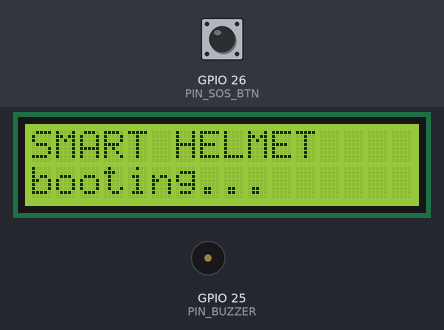
Recording of a sketch running on a simulated ESP32. On the bench: 16×2 character LCD, buzzer (waves = sounding). The test bench sets the inputs (shaded band); at power-on: GPIO 26 (PIN_SOS_BTN) HIGH. WiFi joins after 1.5 s; servers stay silent unless stated; the local clock reads 2024-03-15 10:24:30 at power-on unless the sketch sets it; what the sketch prints to the serial monitor is not drawn.

Above: at 0.4 s.
At 5.6 s:
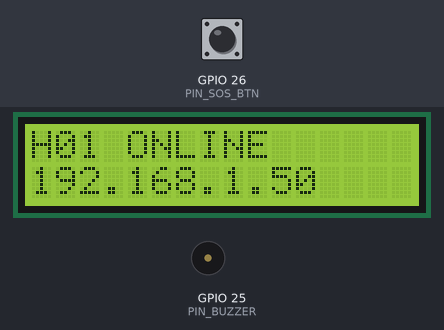
5.7 s: GPIO 26 (PIN_SOS_BTN) pulled LOW for 0.15 s
At 5.87 s:
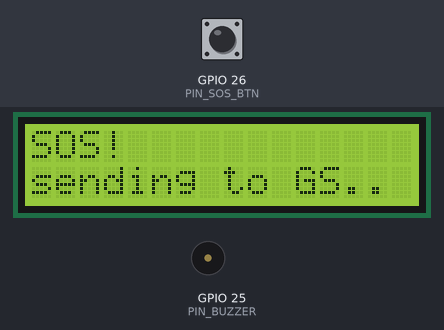
At 8.9 s:
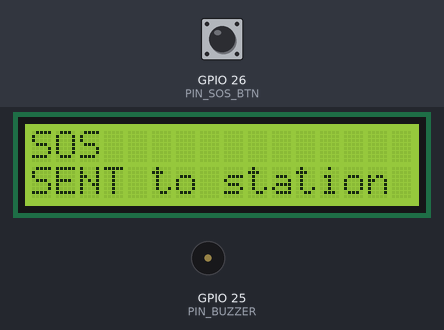
Timing chart, 0 to 10.4 s (numbered marks = the images above; inputs shaded):
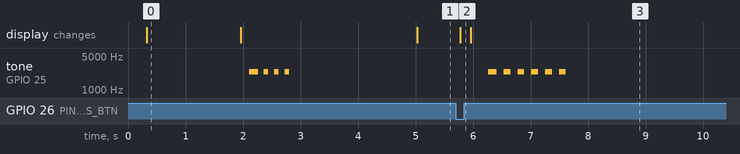

The sketch:

helmet-esp32.ino
```cpp
/*
 * SIH 2026 — Smart Helmet · Main ESP32 firmware
 * SOS button -> Firebase -> Ground Station
 * Firebase message -> LCD (16x2, auto-scroll) + buzzer
 */
#include <Arduino.h>
#include <Wire.h>

#include "config.h"
#include "wifi_manager.h"
#include "firebase_service.h"
#include "lcd_manager.h"
#include "buzzer_manager.h"
#include "button_manager.h"
#include "event_manager.h"

static unsigned long lastStatusRefresh = 0;

static String shortId() {
  String s = HELMET_ID;
  s.replace("HELMET_", "H");
  return s;
}

void setup() {
  Serial.begin(115200);
  delay(200);

  Wire.begin(LCD_SDA, LCD_SCL);
  LCDManager::begin();
  Buzzer::begin();
  Button::begin();
  EventManager::begin();

  LCDManager::showStatus("SMART HELMET", "booting...");
  Serial.println();
  Serial.println("[HELMET] booting");

  WiFiManager::connect(WIFI_SSID, WIFI_PASSWORD);

  if (WiFiManager::isConnected()) {
    LCDManager::showStatus("WIFI OK", WiFiManager::ip());
    FirebaseService::begin();
    FirebaseService::setOnline(true);
    EventManager::push("helmet_online", String(HELMET_ID) + " powered on");
    Buzzer::beep(2, 80, 100);
  } else {
    LCDManager::showStatus("WIFI FAIL", "check creds");
  }
}

void loop() {
  WiFiManager::maintain();
  FirebaseService::maintain();
  Buzzer::maintain();
  LCDManager::maintain();
  EventManager::maintain();

  // retry Firebase until ready
  if (WiFiManager::isConnected() && !FirebaseService::isReady()) {
    static unsigned long lastRetry = 0;
    if (millis() - lastRetry > 15000) {
      lastRetry = millis();
      FirebaseService::begin();
    }
  }

  // physical SOS button
  if (Button::pressed()) {
    Serial.println("[SOS] button pressed");
    Buzzer::beep(3, 120, 120);
    LCDManager::showMessage("SOS!", "sending to GS..");
    bool ok = FirebaseService::sendSos();
    if (ok) {
      EventManager::push("sos_triggered", String(HELMET_ID) + " SOS button pressed");
      LCDManager::showMessage("SOS", "SENT to station");
    } else {
      LCDManager::showMessage("SOS", "SEND FAILED");
    }
    delay(300);  // brief lockout
  }

  // Ground Station messages -> LCD + buzzer
  String msg;
  if (FirebaseService::popMessage(msg)) {
    Serial.println("[MSG] " + msg);
    Buzzer::beep(2, 100, 100);
    LCDManager::showMessage("GS MESSAGE", msg);
    EventManager::push("message_received", "Displayed GS message on LCD");
  }

  // idle status screen refresh
  if (millis() - lastStatusRefresh > 5000) {
    lastStatusRefresh = millis();
    if (!LCDManager::isShowingMessage()) {
      String l1 = shortId() + " " + (WiFiManager::isConnected() ? "ONLINE" : "OFFLINE");
      String l2 = WiFiManager::isConnected() ? WiFiManager::ip() : String("no wifi");
      LCDManager::showStatus(l1, l2);
    }
  }
}
```

button_manager.cpp
```cpp
#include "button_manager.h"
#include <Arduino.h>
#include "config.h"

namespace {
  bool lastStable = HIGH;
  bool lastRead = HIGH;
  unsigned long lastChange = 0;
}

void Button::begin() {
  pinMode(PIN_SOS_BTN, BTN_ACTIVE_LOW ? INPUT_PULLUP : INPUT);
  lastStable = digitalRead(PIN_SOS_BTN);
  lastRead = lastStable;
}

bool Button::pressed() {
  bool r = digitalRead(PIN_SOS_BTN);
  unsigned long now = millis();
  if (r != lastRead) {
    lastRead = r;
    lastChange = now;
  }
  if (now - lastChange > SOS_DEBOUNCE_MS && r != lastStable) {
    lastStable = r;
    bool active = BTN_ACTIVE_LOW ? (r == LOW) : (r == HIGH);
    if (active) return true;
  }
  return false;
}
```

button_manager.h
```cpp
#pragma once
#include <Arduino.h>

namespace Button {
  void begin();
  bool pressed();  // true exactly once per physical press (debounced)
}
```

buzzer_manager.cpp
```cpp
#include "buzzer_manager.h"
#include <Arduino.h>
#include "config.h"

namespace {
  const int FREQ = 2400;
  bool beeping = false;
  int remain = 0;
  bool toneOn = false;
  unsigned long nextFlip = 0;
  int onMs = 100, offMs = 100;

#if defined(ESP_ARDUINO_VERSION_MAJOR) && ESP_ARDUINO_VERSION_MAJOR >= 3
  inline void toneStart() { ledcWriteTone(PIN_BUZZER, FREQ); }
  inline void toneStop()  { ledcWriteTone(PIN_BUZZER, 0); }
#else
  inline void toneStart() { ledcWriteTone(0, FREQ); }
  inline void toneStop()  { ledcWriteTone(0, 0); }
#endif
}

void Buzzer::begin() {
#if defined(ESP_ARDUINO_VERSION_MAJOR) && ESP_ARDUINO_VERSION_MAJOR >= 3
  ledcAttach(PIN_BUZZER, FREQ, 8);   // core 3.x API
#else
  ledcSetup(0, FREQ, 8);             // core 2.x API
  ledcAttachPin(PIN_BUZZER, 0);
#endif
  toneStop();
}

void Buzzer::beep(int times, int onMs_, int offMs_) {
  remain = times * 2;   // on + off per beep
  onMs = onMs_;
  offMs = offMs_;
  beeping = true;
  toneOn = false;
  nextFlip = 0;
}

void Buzzer::maintain() {
  if (!beeping) return;
  unsigned long now = millis();
  if (nextFlip == 0) nextFlip = now;
  if (now < nextFlip) return;

  if (toneOn) {
    toneStop();
    toneOn = false;
    remain--;
    nextFlip = now + offMs;
  } else if (remain > 0) {
    toneStart();
    toneOn = true;
    nextFlip = now + onMs;
  } else {
    beeping = false;
  }
}
```

buzzer_manager.h
```cpp
#pragma once
#include <Arduino.h>

namespace Buzzer {
  void begin();
  void beep(int times, int onMs, int offMs); // non-blocking pattern
  void maintain();                           // call every loop
}
```

event_manager.cpp
```cpp
#include "event_manager.h"
#include "firebase_service.h"

namespace {
  struct Ev { String type; String msg; };
  const int N = 8;
  Ev buf[N];
  int head = 0, tail = 0;
  unsigned long lastFlush = 0;
}

void EventManager::begin() {}

void EventManager::push(const String& type, const String& msg) {
  int next = (head + 1) % N;
  if (next == tail) return;  // full - drop
  buf[head] = { type, msg };
  head = next;
}

void EventManager::maintain() {
  if (tail == head) return;
  if (millis() - lastFlush < 1500) return;   // rate-limit DB writes
  if (!FirebaseService::isReady()) return;
  lastFlush = millis();
  FirebaseService::pushEvent(buf[tail].type, buf[tail].msg);
  tail = (tail + 1) % N;
}
```

event_manager.h
```cpp
#pragma once
#include <Arduino.h>

namespace EventManager {
  void begin();
  void push(const String& type, const String& msg); // queued, flushed to Firebase
  void maintain();                                   // call every loop
}
```

firebase_service.cpp
```cpp
#include "firebase_service.h"

#include <WiFi.h>
#include <time.h>
#include <Firebase_ESP_Client.h>

#include "config.h"

namespace {

  FirebaseData fbio;       // writes
  FirebaseData fbstream;   // message stream
  FirebaseAuth auth;
  FirebaseConfig cfg;

  bool started = false;
  bool streamUp = false;
  unsigned long lastHeartbeat = 0;
  unsigned long lastStreamAttempt = 0;
  long lastMsgTs = -1;

  const int QSIZE = 4;
  String msgQ[QSIZE];
  int qHead = 0, qTail = 0;

  long epochNow() {
    time_t t = time(nullptr);
    return (t > 1600000000) ? (long)t : 0;
  }

  void enqueueMessage(const String& text) {
    int next = (qHead + 1) % QSIZE;
    if (next == qTail) return;  // full - drop
    msgQ[qHead] = text;
    qHead = next;
  }

  void streamCallback(FirebaseStream data) {
    if (data.dataType() != "json" && data.dataType() != "object") return;
    FirebaseJson json = data.to<FirebaseJson>();
    FirebaseJsonData res;
    long ts = -1;
    String text;
    if (json.get(res, "timestamp")) ts = (long)res.intValue;
    if (json.get(res, "text")) text = res.stringValue;
    if (text.length() == 0) return;
    if (ts >= 0 && ts == lastMsgTs) return;  // duplicate guard
    lastMsgTs = ts;
    enqueueMessage(text);
    Serial.println("[FB] GS message queued");
  }

  void streamTimeout(bool timeout) {
    if (timeout) Serial.println("[FB] stream timeout");
  }

}  // namespace

void FirebaseService::begin() {
  if (started) return;
  if (WiFi.status() != WL_CONNECTED) return;

  cfg.database_url = FIREBASE_DATABASE_URL;
  cfg.signer.tokens.legacy_token = FIREBASE_API_KEY;

  Firebase.begin(&cfg, &auth);
  Firebase.reconnectWiFi(true);

  fbio.setResponseSize(2048);
  fbstream.setBSSLBufferSize(2048, 1024);
  fbstream.setResponseSize(2048);

  configTime(0, 0, "pool.ntp.org");
  started = true;
  Serial.println("[FB] begin done");
}

bool FirebaseService::isReady() {
  return started && Firebase.ready() && WiFi.status() == WL_CONNECTED;
}

void FirebaseService::maintain() {
  if (!started || WiFi.status() != WL_CONNECTED) {
    streamUp = false;
    return;
  }

  if (!streamUp && millis() - lastStreamAttempt > 5000) {
    lastStreamAttempt = millis();
    if (Firebase.beginStream(fbstream, FIREBASE_PATH_MESSAGES)) {
      fbstream.setStreamCallback(streamCallback, streamTimeout);
      streamUp = true;
      Serial.println("[FB] message stream started");
    }
  }

  if (streamUp && !fbstream.httpConnected()) {
    streamUp = false;  // dropped - retry on next window
  }

  if (millis() - lastHeartbeat > 30000) {
    lastHeartbeat = millis();
    FirebaseService::setOnline(true);
  }
}

bool FirebaseService::setOnline(bool online) {
  if (!isReady()) return false;
  FirebaseJson j;
  j.set("id", HELMET_ID);
  j.set("name", HELMET_NAME);
  j.set("status", online ? "online" : "offline");
  long ts = epochNow();
  if (ts > 0) j.set("lastSeen", (int)ts);
#if BATTERY_ENABLED
  int raw = analogRead(PIN_BATTERY);
  float volts = raw * 3.3f / 4095.0f * BATTERY_DIVIDER;
  j.set("battery", (int)(volts / BATTERY_MAX_V * 100.0f));
#endif
  return Firebase.updateNodeAsync(fbio, FIREBASE_PATH_HELMET, j);
}

bool FirebaseService::sendSos() {
  if (!isReady()) return false;
  FirebaseJson j;
  j.set("helmetId", HELMET_ID);
  j.set("type", "SOS");
  long ts = epochNow();
  j.set("timestamp", ts > 0 ? (int)ts : (int)(millis() / 1000));
  j.set("status", "active");
  j.set("acknowledged", false);
  bool ok = Firebase.pushAsync(fbio, FIREBASE_PATH_ALERTS, j);
  Serial.println(ok ? "[FB] SOS pushed" : "[FB] SOS push FAILED");
  return ok;
}

bool FirebaseService::pushEvent(const String& type, const String& message) {
  if (!isReady()) return false;
  FirebaseJson j;
  j.set("helmetId", HELMET_ID);
  j.set("type", type);
  j.set("message", message);
  long ts = epochNow();
  j.set("timestamp", ts > 0 ? (int)ts : (int)(millis() / 1000));
  return Firebase.pushAsync(fbio, FIREBASE_PATH_EVENTS, j);
}

bool FirebaseService::popMessage(String& out) {
  if (qTail == qHead) return false;
  out = msgQ[qTail];
  msgQ[qTail] = "";
  qTail = (qTail + 1) % QSIZE;
  return true;
}
```

firebase_service.h
```cpp
#pragma once
#include <Arduino.h>

namespace FirebaseService {
  void begin();                       // call after Wi-Fi is up; safe to re-call
  bool isReady();
  void maintain();                    // call every loop: stream + heartbeat
  bool setOnline(bool online);        // helmets/{id} heartbeat
  bool sendSos();                     // push to alerts/
  bool pushEvent(const String& type, const String& message);
  bool popMessage(String& out);       // true when a GS message is queued
}
```

wifi_manager.cpp
```cpp
#include "wifi_manager.h"
#include <WiFi.h>

namespace {
  unsigned long lastAttempt = 0;
}

void WiFiManager::connect(const char* ssid, const char* pass) {
  WiFi.mode(WIFI_STA);
  WiFi.setAutoReconnect(true);
  WiFi.begin(ssid, pass);
  Serial.printf("[WIFI] connecting to %s", ssid);
  unsigned long start = millis();
  while (WiFi.status() != WL_CONNECTED && millis() - start < 20000) {
    delay(400);
    Serial.print('.');
  }
  Serial.println();
  if (WiFi.status() == WL_CONNECTED) {
    Serial.printf("[WIFI] connected - IP: %s - RSSI: %d\n",
                  WiFi.localIP().toString().c_str(), WiFi.RSSI());
  } else {
    Serial.println("[WIFI] not connected yet (will keep retrying)");
  }
  lastAttempt = millis();
}

bool WiFiManager::isConnected() { return WiFi.status() == WL_CONNECTED; }

void WiFiManager::maintain() {
  if (!isConnected() && millis() - lastAttempt > 10000) {
    lastAttempt = millis();
    Serial.println("[WIFI] reconnecting...");
    WiFi.disconnect();
    WiFi.reconnect();
  }
}

String WiFiManager::ip() { return WiFi.localIP().toString(); }
int WiFiManager::rssi() { return WiFi.RSSI(); }
```

wifi_manager.h
```cpp
#pragma once
#include <Arduino.h>

namespace WiFiManager {
  void connect(const char* ssid, const char* pass);
  bool isConnected();
  void maintain();      // call every loop - auto-reconnects
  String ip();
  int rssi();
}
```

config.h
```cpp
#pragma once
// SIH Smart Helmet - main ESP32 configuration
// EDIT LOCALLY. Never commit real credentials.

// Wi-Fi (2.4 GHz only)
#define WIFI_SSID     "YOUR_WIFI_SSID"
#define WIFI_PASSWORD "YOUR_WIFI_PASSWORD"

// Firebase Realtime Database
// API key here = legacy Database Secret (Project settings -> Service accounts
// -> Database secrets). URL must end with '/'.
#define FIREBASE_API_KEY      "YOUR_FIREBASE_DATABASE_SECRET"
#define FIREBASE_DATABASE_URL "https://YOUR_FIREBASE_PROJECT_ID-default-rtdb.firebaseio.com/"

// Identity
#define HELMET_ID   "HELMET_01"
#define HELMET_NAME "Helmet 01"

// Pins
#define LCD_I2C_ADDR 0x27      // try 0x3F if the display stays blank
#define LCD_SDA      21
#define LCD_SCL      22
#define PIN_BUZZER   25        // buzzer (+), other leg to GND
#define PIN_SOS_BTN  26        // button to GND (INPUT_PULLUP)
#define BTN_ACTIVE_LOW 1
#define SOS_DEBOUNCE_MS 50

// Optional battery sense (divider on GPIO34). 0 = disabled.
#define BATTERY_ENABLED 0
#define PIN_BATTERY     34
#define BATTERY_DIVIDER 2.0f
#define BATTERY_MAX_V   4.2f

// Behaviour
#define LCD_COLS 16
#define LCD_ROWS 2
#define MSG_DISPLAY_MS 8000

// Firebase paths (auto-namespaced per helmet)
#define FIREBASE_PATH_HELMET   "helmets/" HELMET_ID
#define FIREBASE_PATH_MESSAGES "messages/" HELMET_ID
#define FIREBASE_PATH_ALERTS   "alerts"
#define FIREBASE_PATH_EVENTS   "events"
```

lcd_manager.cpp
```cpp
#include "lcd_manager.h"
#include <Wire.h>
#include <LiquidCrystal_I2C.h>
#include "config.h"

namespace {
  LiquidCrystal_I2C lcd(LCD_I2C_ADDR, LCD_COLS, LCD_ROWS);

  String statusL1, statusL2;
  String msgBody;
  unsigned long msgUntil = 0;
  unsigned long lastScroll = 0;
  int scrollOff = 0;
  bool onMessage = false;

  void writeLine(int row, const String& text) {
    String t = text.substring(0, LCD_COLS);
    while (t.length() < (unsigned)LCD_COLS) t += ' ';
    lcd.setCursor(0, row);
    lcd.print(t);
  }
}

void LCDManager::begin() {
  lcd.init();
  lcd.backlight();
  writeLine(0, "SMART HELMET");
  writeLine(1, "booting...");
}

bool LCDManager::isShowingMessage() { return onMessage && millis() < msgUntil; }

void LCDManager::showStatus(const String& l1, const String& l2) {
  statusL1 = l1;
  statusL2 = l2;
  if (!isShowingMessage()) {
    writeLine(0, l1);
    writeLine(1, l2);
  }
}

void LCDManager::showMessage(const String& title, const String& body) {
  msgBody = body;
  scrollOff = 0;
  msgUntil = millis() + MSG_DISPLAY_MS;
  onMessage = true;
  lastScroll = millis();
  writeLine(0, title);
  writeLine(1, body);
}

void LCDManager::maintain() {
  if (!onMessage) return;

  if (!isShowingMessage()) {           // expired -> restore idle screen
    onMessage = false;
    writeLine(0, statusL1);
    writeLine(1, statusL2);
    return;
  }

  // scroll bodies longer than 16 chars (non-blocking)
  if (msgBody.length() > (unsigned)LCD_COLS && millis() - lastScroll > 350) {
    lastScroll = millis();
    scrollOff++;
    if (scrollOff + LCD_COLS >= (int)msgBody.length() + 2) scrollOff = 0;
    writeLine(1, msgBody.substring(scrollOff, scrollOff + LCD_COLS));
  }
}
```

lcd_manager.h
```cpp
#pragma once
#include <Arduino.h>

namespace LCDManager {
  void begin();
  void showStatus(const String& l1, const String& l2);       // idle screen
  void showMessage(const String& title, const String& body); // priority, auto-expires
  bool isShowingMessage();
  void maintain();   // call every loop - handles scrolling & expiry
}
```

Measured:
- after the input at 5.7 s, tone on GPIO 25 (PIN_BUZZER): alternates 2400 Hz for 0.12 s and silent for 0.12 s, 12 changes in all, then stays silent, starting after 0.56 s; the display: changes after 0.08 s (image 2)
- by itself, tone on GPIO 25 (PIN_BUZZER): repeats every 0.18 s: silent 0.10 s, 2400 Hz 0.08 s, until it stays silent from 2.8 s
- what the display in image 0 shows lasts 1.7 s, from 0.3 s to 2.0 s
